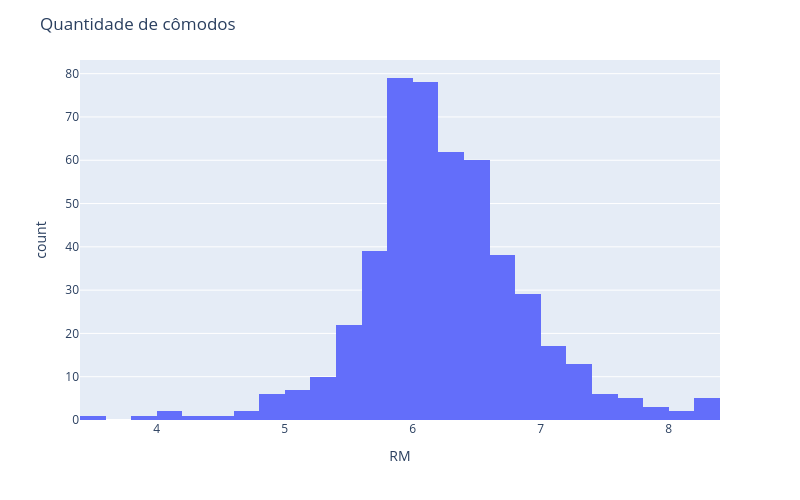

The cell this chart's notebook holds for it:
### Code cell
# Histograma da variável RM (Número médio de cômodos entre os imóveis no bairro)

hist =  px.histogram (df,  x = "RM", nbins=40) 
hist.update_layout(width=800,height=500,title_text='Quantidade de cômodos') 
hist.show()

### Figure 1 — Plotly figure (JSON) as saved in the notebook; plotly's stock layout.template omitted (floating-point values rounded to 4 significant figures; data arrays with more than 128 entries replaced by an {"elided": "..."} marker saying what was removed)
{"data": [{"alignmentgroup": "True", "bingroup": "x", "hovertemplate": "RM=%{x}<br>count=%{y}<extra></extra>", "legendgroup": "", "marker": {"color": "#636efa", "pattern": {"shape": ""}}, "name": "", "nbinsx": 40, "offsetgroup": "", "orientation": "v", "showlegend": false, "type": "histogram", "x": {"elided": "489 float values"}, "xaxis": "x", "yaxis": "y"}], "layout": {"barmode": "relative", "height": 500, "legend": {"tracegroupgap": 0}, "margin": {"t": 60}, "title": {"text": "Quantidade de cômodos"}, "width": 800, "xaxis": {"anchor": "y", "domain": [0, 1], "title": {"text": "RM"}}, "yaxis": {"anchor": "x", "domain": [0, 1], "title": {"text": "count"}}}}
